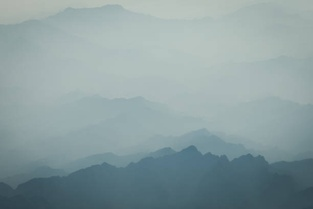
%> input picture contraste.jpg, 313 x 209 px, shrunk from 612 x 408 before the run
$ octave --eval "result = equalizar_histograma_corretamente;"   (GNU Octave 9; MATLAB toolbox functions it lacks are replaced by stand-ins)
%> lines starting %> are read from the running program, lines starting %| are printed output that depends on the picture
% Função principal para equalizar uma imagem colorida
function imagem_equalizada = equalizar_histograma_corretamente()
    % Carregar a imagem
    imagem = imread('contraste.jpg'); % Substitua pelo caminho da sua imagem
%> imagem is the input picture: size 209x313x3 uint8; mean R, G, B 138.9, 158, 160.3

    % Separar os canais R, G e B
    R = imagem(:, :, 1); % Canal vermelho
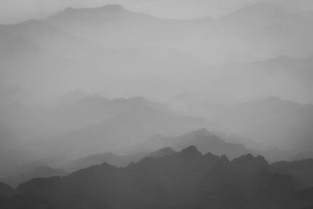
%> R: size 209x313 uint8; min 47, max 188, mean 138.9
    G = imagem(:, :, 2); % Canal verde
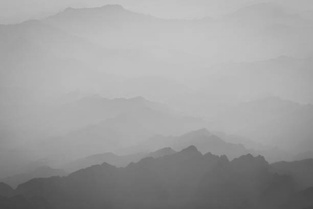
%> G: size 209x313 uint8; min 65, max 199, mean 158
    B = imagem(:, :, 3); % Canal azul

    % Equalizar cada canal separadamente
    R_eq = equalizar_canal(R); % Canal vermelho equalizado
%> in equalizar_canal, `histograma = imhist(canal);`: histograma = 256 values, max 1835 at index 178, min 0 at index 1, mean 255.5
%> in equalizar_canal, `cdf = cumsum(histograma) / numel(canal);`: cdf = 256 values from 0 to 1
%> in equalizar_canal, `mapeamento = uint8(255 * cdf);`: mapeamento = 256 values from 0 to 255
%> in equalizar_canal, `canal_equalizado = mapeamento(canal + 1);`:
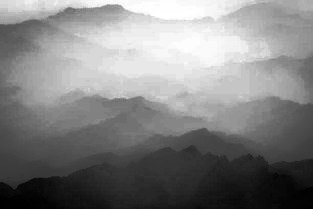
%> canal_equalizado: size 209x313 uint8; min 0, max 255, mean 129.2
    G_eq = equalizar_canal(G); % Canal verde equalizado
%> in equalizar_canal (call 2), `histograma = imhist(canal);`: histograma = 256 values, max 2175 at index 175, min 0 at index 1, mean 255.5
%> in equalizar_canal (call 2), `canal_equalizado = mapeamento(canal + 1);`:
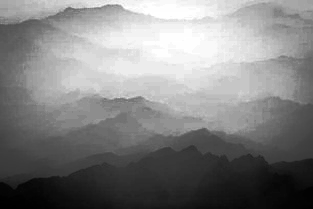
%> canal_equalizado: size 209x313 uint8; min 0, max 255, mean 129.4
    B_eq = equalizar_canal(B); % Canal azul equalizado
%> in equalizar_canal (call 3), `histograma = imhist(canal);`: histograma = 256 values, max 2533 at index 187, min 0 at index 1, mean 255.5
%> in equalizar_canal (call 3), `canal_equalizado = mapeamento(canal + 1);`:
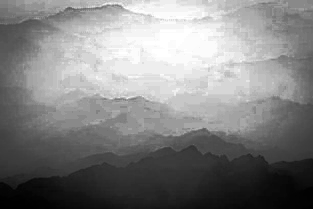
%> canal_equalizado: size 209x313 uint8; min 0, max 255, mean 129.8

    % Recombinar os canais em uma única imagem
    imagem_equalizada = cat(3, R_eq, G_eq, B_eq);
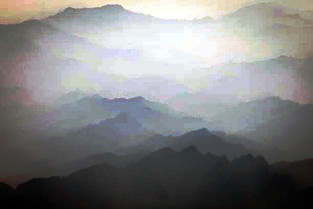
%> imagem_equalizada: size 209x313x3 uint8; mean R, G, B 129.2, 129.4, 129.8

    % Exibir a imagem original e a equalizada
    figure;
    subplot(1, 2, 1);
    imshow(imagem);
    title('Imagem Original');

    subplot(1, 2, 2);
    imshow(imagem_equalizada);
    title('Imagem Equalizada');

    % Exibir os histogramas originais e equalizados
    plotar_histogramas(R, G, B, R_eq, G_eq, B_eq);

    % Exibir o histograma total (original e equalizado)
    plotar_histograma_total(imagem, imagem_equalizada);
%> (this line was passed over: plotar_histograma_total is not available in this run)
%> `result = equalizar_histograma_corretamente;`:
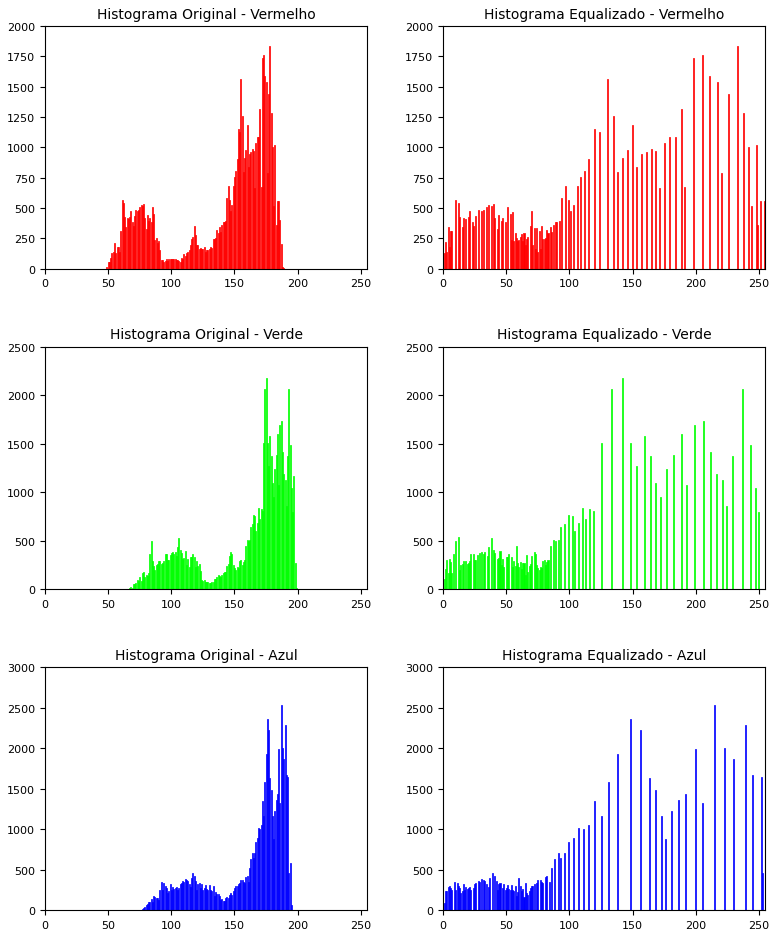
%> figure redrawn from the program's plot data, 6 panels; panel 1: tallest bar 1835 high, from x = 177.6 to 178.4; panel 2: tallest bar 1835 high, from x = 232.6 to 233.4; panel 3: tallest bar 2175 high, from x = 174.6 to 175.4; panel 4: tallest bar 2175 high, from x = 141.6 to 142.4
end

% Função para equalizar um canal individual
function canal_equalizado = equalizar_canal(canal)
    % Calcular o histograma do canal (256 níveis de intensidade)
    histograma = imhist(canal);

    % Calcular a função de distribuição acumulada (CDF)
    cdf = cumsum(histograma) / numel(canal); % Soma acumulada normalizada

    % Mapear os níveis de intensidade com base na CDF
    mapeamento = uint8(255 * cdf); % Escalar para valores entre [0, 255]

    % Aplicar o mapeamento aos pixels do canal
    canal_equalizado = mapeamento(canal + 1); % Substituir os valores originais pelos equalizados
end

% Função para plotar histogramas originais e equalizados (separados por canal)
function plotar_histogramas(R, G, B, R_eq, G_eq, B_eq)
    figure;

    % Histograma do canal vermelho
    subplot(3, 2, 1);
    bar(imhist(R), 'r');
    title('Histograma Original - Vermelho');
    xlim([0 255]);

    subplot(3, 2, 2);
    bar(imhist(R_eq), 'r');
    title('Histograma Equalizado - Vermelho');
    xlim([0 255]);

    % Histograma do canal verde
    subplot(3, 2, 3);
    bar(imhist(G), 'g');
    title('Histograma Original - Verde');
    xlim([0 255]);

    subplot(3, 2, 4);
    bar(imhist(G_eq), 'g');
    title('Histograma Equalizado - Verde');
    xlim([0 255]);

    % Histograma do canal azul
    subplot(3, 2, 5);
    bar(imhist(B), 'b');
    title('Histograma Original - Azul');
    xlim([0 255]);

    subplot(3, 2, 6);
    bar(imhist(B_eq), 'b');
    title('Histograma Equalizado - Azul');
    xlim([0 255]);
end

% Função para plotar o histograma total (original e equalizado)
%%function plotar_histograma_total(imagem_original, imagem_equalizada)
    % Converter as imagens para tons de cinza para somar os canais RGB
    %%imagem_original_gray = sum(imagem_original, 3) / 3;
    %%imagem_equalizada_gray = sum(imagem_equalizada, 3) / 3;

    % [19 lines of commented-out code are left out]
